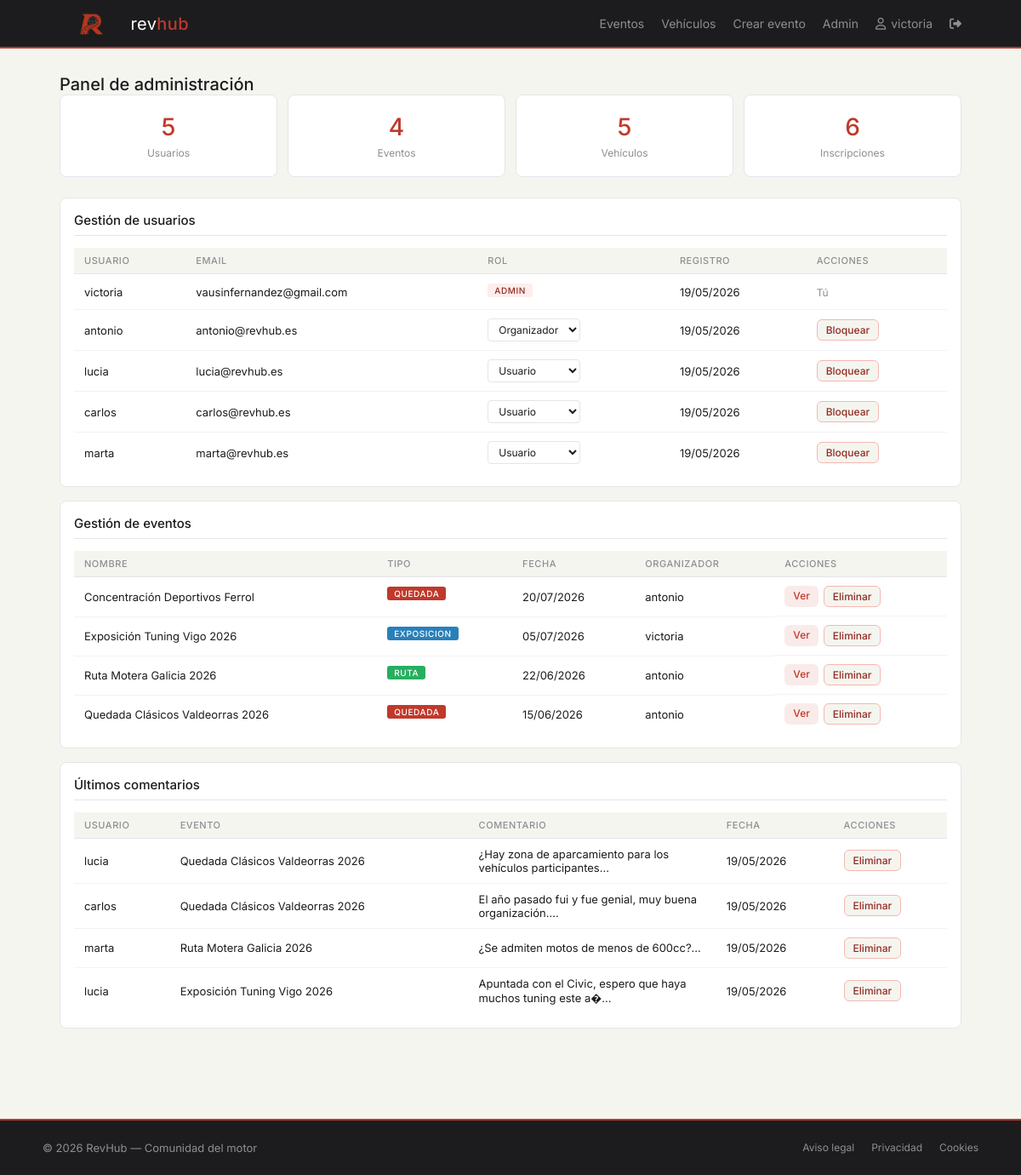
The page /admin.php (signed in) on the database its author committed.
### tables this page shows
CREATE TABLE usuarios (
  id_usuario     INT AUTO_INCREMENT PRIMARY KEY,
  nombre         VARCHAR(100)  NOT NULL,
  apellidos      VARCHAR(150)  NOT NULL,
  username       VARCHAR(50)   NOT NULL UNIQUE,
  email          VARCHAR(150)  NOT NULL UNIQUE,
  contrasena     VARCHAR(255)  NOT NULL,
  foto_perfil    VARCHAR(255),
  descripcion    TEXT,
  rol            ENUM('usuario', 'organizador', 'admin', 'bloqueado') NOT NULL DEFAULT 'usuario',
  fecha_registro DATETIME NOT NULL DEFAULT CURRENT_TIMESTAMP
);

CREATE TABLE eventos (
  id_evento         INT AUTO_INCREMENT PRIMARY KEY,
  id_usuario        INT          NOT NULL,
  nombre            VARCHAR(200) NOT NULL,
  descripcion       TEXT,
  fecha             DATE         NOT NULL,
  hora              TIME         NOT NULL,
  ubicacion         VARCHAR(255) NOT NULL,
  max_participantes INT          NOT NULL DEFAULT 50,
  tipo_evento       VARCHAR(50)  NOT NULL,
  tipos_admitidos   VARCHAR(255),
  marcas_admitidas VARCHAR(500),
  cartel            VARCHAR(255),
  fecha_creacion    DATETIME NOT NULL DEFAULT CURRENT_TIMESTAMP,
  FOREIGN KEY (id_usuario) REFERENCES usuarios(id_usuario)
);

CREATE TABLE comentarios (
  id_comentario INT AUTO_INCREMENT PRIMARY KEY,
  id_usuario    INT      NOT NULL,
  id_evento     INT      NOT NULL,
  texto         TEXT     NOT NULL,
  fecha         DATETIME NOT NULL DEFAULT CURRENT_TIMESTAMP,
  FOREIGN KEY (id_usuario) REFERENCES usuarios(id_usuario),
  FOREIGN KEY (id_evento)  REFERENCES eventos(id_evento)
);

### admin.php (the view, shortened to what this page needs)
<?php
include 'includes/cabecera.php';
include 'php/conexion.php';
$num_usuarios  = mysqli_fetch_assoc(mysqli_query($conexion, "SELECT COUNT(*) as t FROM usuarios"))['t'];
$num_eventos   = mysqli_fetch_assoc(mysqli_query($conexion, "SELECT COUNT(*) as t FROM eventos"))['t'];
$num_vehiculos = mysqli_fetch_assoc(mysqli_query($conexion, "SELECT COUNT(*) as t FROM vehiculos"))['t'];
$num_inscrip   = mysqli_fetch_assoc(mysqli_query($conexion, "SELECT COUNT(*) as t FROM inscripciones"))['t'];
$usuarios    = mysqli_query($conexion, "SELECT * FROM usuarios ORDER BY fecha_registro DESC");
$eventos     = mysqli_query($conexion,
    "SELECT e.*, u.username FROM eventos e
     JOIN usuarios u ON e.id_usuario = u.id_usuario
     ORDER BY e.fecha DESC"
);
$comentarios = mysqli_query($conexion,
    "SELECT c.*, u.username, e.nombre AS nombre_evento
     FROM comentarios c
     JOIN usuarios u ON c.id_usuario = u.id_usuario
     JOIN eventos e ON c.id_evento = e.id_evento
     ORDER BY c.fecha DESC LIMIT 10"
);
?>
<main>
    <div class="contenedor">
        <h2 class="pagina-titulo">Panel de administración</h2>
        <div class="admin-stats">
            <div class="stat-card">
                <span><?= $num_usuarios ?></span>
                <small>Usuarios</small>
            </div>
            <div class="stat-card">
                <span><?= $num_eventos ?></span>
                <small>Eventos</small>
            </div>
            <div class="stat-card">
                <span><?= $num_vehiculos ?></span>
                <small>Vehículos</small>
            </div>
            <div class="stat-card">
                <span><?= $num_inscrip ?></span>
                <small>Inscripciones</small>
            </div>
        </div>
        <div class="sidebar-card">
            <h3>Gestión de usuarios</h3>
            <div class="tabla-scroll">
                <table class="tabla-admin">
                    <thead>
                        <tr>
                            <th>Usuario</th>
                            <th>Email</th>
                            <th>Rol</th>
                            <th>Registro</th>
                            <th>Acciones</th>
                        </tr>
                    </thead>
                    <tbody>
                        <?php while ($u = mysqli_fetch_assoc($usuarios)): ?>
                        <tr class="<?= $u['rol'] === 'bloqueado' ? 'fila-bloqueado' : '' ?>">
                            <td><?= htmlspecialchars($u['username']) ?></td>
                            <td><?= htmlspecialchars($u['email']) ?></td>
                            <td>
                                <?php if ($u['rol'] === 'bloqueado'): ?>
                                    <span class="estado-bloqueado">Bloqueado</span>
                                <?php elseif ($u['id_usuario'] == $_SESSION['usuario']): ?>
                                    <span class="badge-rol badge-<?= $u['rol'] ?>"><?= $u['rol'] ?></span>
                                <?php else: ?>
                                    <form method="POST" action="" class="form-rol">
                                        <select name="rol" onchange="this.form.submit()" class="select-rol">
                                            <option value="usuario"     <?= $u['rol'] === 'usuario'     ? 'selected' : '' ?>>Usuario</option>
                                            <option value="organizador" <?= $u['rol'] === 'organizador' ? 'selected' : '' ?>>Organizador</option>
                                        </select>
                                    </form>
                                <?php endif; ?>
                            </td>
                            <td><?= date('d/m/Y', strtotime($u['fecha_registro'])) ?></td>
                            <td>
                                <?php if ($u['id_usuario'] != $_SESSION['usuario']): ?>
                                    <?php if ($u['rol'] === 'bloqueado'): ?>
                                        <a href="/revhub/admin.php?desbloquear=<?= $u['id_usuario'] ?>"
                                           class="btn-accion btn-sm">
                                           Desbloquear
                                        </a>
                                    <?php else: ?>
                                        <a href="/revhub/admin.php?bloquear=<?= $u['id_usuario'] ?>"
                                           class="btn-peligro btn-sm"
                                           onclick="return confirm('¿Bloquear a <?= htmlspecialchars($u['username']) ?>?')">
                                           Bloquear
                                        </a>
                                    <?php endif; ?>
                                <?php else: ?>
                                    <span class="texto-gris">Tú</span>
                                <?php endif; ?>
                            </td>
                        </tr>
                        <?php endwhile; ?>
                    </tbody>
                </table>
            </div>
        </div>
        <div class="sidebar-card">
            <h3>Gestión de eventos</h3>
            <div class="tabla-scroll">
                <table class="tabla-admin">
                    <thead>
                        <tr>
                            <th>Nombre</th>
                            <th>Tipo</th>
                            <th>Fecha</th>
                            <th>Organizador</th>
                            <th>Acciones</th>
                        </tr>
                    </thead>
                    <tbody>
                        <?php while ($ev = mysqli_fetch_assoc($eventos)): ?>
                        <tr>
                            <td><?= htmlspecialchars($ev['nombre']) ?></td>
                            <td><span class="badge badge-<?= $ev['tipo_evento'] ?>"><?= $ev['tipo_evento'] ?></span></td>
                            <td><?= date('d/m/Y', strtotime($ev['fecha'])) ?></td>
                            <td><?= htmlspecialchars($ev['username']) ?></td>
                            <td class="acciones-td">
                                <a href="/revhub/evento.php?id=<?= $ev['id_evento'] ?>"
                                   class="btn-accion btn-sm">Ver</a>
                                <a href="/revhub/admin.php?eliminar_evento=<?= $ev['id_evento'] ?>"
                                   class="btn-peligro btn-sm"
                                   onclick="return confirm('¿Eliminar este evento?')">
                                   Eliminar
                                </a>
                            </td>
                        </tr>
                        <?php endwhile; ?>
                    </tbody>
                </table>
            </div>
        </div>
        <div class="sidebar-card">
            <h3>Últimos comentarios</h3>
            <div class="tabla-scroll">
                <table class="tabla-admin">
                    <thead>
                        <tr>
                            <th>Usuario</th>
                            <th>Evento</th>
                            <th>Comentario</th>
                            <th>Fecha</th>
                            <th>Acciones</th>
                        </tr>
                    </thead>
                    <tbody>
                        <?php while ($com = mysqli_fetch_assoc($comentarios)): ?>
                        <tr>
                            <td><?= htmlspecialchars($com['username']) ?></td>
                            <td><?= htmlspecialchars($com['nombre_evento']) ?></td>
                            <td class="td-texto"><?= htmlspecialchars(substr($com['texto'], 0, 60)) ?>...</td>
                            <td><?= date('d/m/Y', strtotime($com['fecha'])) ?></td>
                            <td>
                                <a href="/revhub/admin.php?eliminar_comentario=<?= $com['id_comentario'] ?>"
                                   class="btn-peligro btn-sm"
                                   onclick="return confirm('¿Eliminar este comentario?')">
                                   Eliminar
                                </a>
                            </td>
                        </tr>
                        <?php endwhile; ?>
                    </tbody>
                </table>
            </div>
        </div>
    </div>
</main>
<?php include 'includes/pie.php'; ?>

### css/style.css (style rules this page uses)
* { margin: 0; padding: 0; box-sizing: border-box; }
body { font-family: 'Inter', Arial, sans-serif; font-size: 14px; background: #F5F5F0; color: #1C1C1E; min-height: 100vh; display: flex; flex-direction: column; }
a { text-decoration: none; color: inherit; }
main { flex: 1; }
.btn-accion { display: inline-block; background: #F9EBEA; color: #C0392B; padding: 8px 18px; border-radius: 6px; font-size: 13px; font-family: 'Inter', Arial, sans-serif; font-weight: 500; border: none; cursor: pointer; }
.btn-peligro { display: inline-block; background: #F5F5F0; color: #922B21; padding: 8px 18px; border-radius: 6px; font-size: 13px; font-family: 'Inter', Arial, sans-serif; font-weight: 500; border: 1px solid #F5B7B1; cursor: pointer; }
.contenedor { max-width: 1100px; margin: 0 auto; padding: 30px 20px; }
.badge { display: inline-block; font-size: 10px; font-weight: 500; padding: 2px 8px; border-radius: 3px; margin-bottom: 8px; text-transform: uppercase; letter-spacing: 0.06em; }
.badge-quedada { background: #C0392B; color: #fff; }
.badge-ruta { background: #27AE60; color: #fff; }
.badge-exposicion { background: #2980B9; color: #fff; }
.sidebar-card { background: #fff; border: 1px solid #E5E5EA; border-radius: 8px; padding: 16px; margin-bottom: 16px; }
.pagina-titulo { font-size: 20px; font-weight: 500; margin-bottom: 0; }
.badge-rol { font-size: 10px; font-weight: 500; padding: 2px 8px; border-radius: 3px; text-transform: uppercase; letter-spacing: 0.06em; display: inline-block; margin-bottom: 4px; }
.badge-admin { background: #FDEDEC; color: #922B21; }
.admin-stats { display: grid; grid-template-columns: repeat(4, 1fr); gap: 12px; margin-bottom: 24px; }
.stat-card { background: #fff; border: 1px solid #E5E5EA; border-radius: 8px; padding: 20px; text-align: center; }
.stat-card span { display: block; font-size: 28px; font-weight: 500; color: #C0392B; margin-bottom: 4px; }
.stat-card small { font-size: 12px; color: #8E8E93; }
.tabla-scroll { overflow-x: auto; }
.tabla-admin { width: 100%; border-collapse: collapse; font-size: 13px; }
.tabla-admin th { text-align: left; padding: 8px 12px; background: #F5F5F0; font-size: 11px; font-weight: 500; color: #8E8E93; text-transform: uppercase; letter-spacing: 0.05em; border-bottom: 1px solid #E5E5EA; }
.tabla-admin td { padding: 10px 12px; border-bottom: 1px solid #F2F2F7; color: #1C1C1E; vertical-align: middle; }
.tabla-admin tr:last-child td { border-bottom: none; }
.btn-sm { padding: 4px 10px; font-size: 12px; }
.acciones-td { display: flex; gap: 6px; }
.td-texto { max-width: 200px; color: #636366; }
.form-rol { display: inline; }
.select-rol { padding: 4px 8px; border: 1px solid #E5E5EA; border-radius: 4px; font-size: 12px; font-family: 'Inter', Arial, sans-serif; color: #1C1C1E; background: #fff; cursor: pointer; }
.texto-gris { font-size: 12px; color: #8E8E93; }
.sidebar-card h3 { font-size: 15px; font-weight: 500; margin-bottom: 14px; padding-bottom: 8px; border-bottom: 1px solid #E5E5EA; }

### rows shown on the page
usuarios: username "victoria", email "vausinfernandez@gmail.com", rol "ADMIN", fecha_registro "19/05/2026", shows "Tú"
usuarios: username "antonio", email "antonio@revhub.es", rol "Organizador", fecha_registro "19/05/2026"
usuarios: username "lucia", email "lucia@revhub.es", rol "Usuario", fecha_registro "19/05/2026"
usuarios: username "carlos", email "carlos@revhub.es", rol "Usuario", fecha_registro "19/05/2026"
usuarios: username "marta", email "marta@revhub.es", rol "Usuario", fecha_registro "19/05/2026"
eventos: nombre "Concentración Deportivos Ferrol", tipo_evento "QUEDADA", fecha "20/07/2026", id_usuario.username "antonio"
eventos: nombre "Exposición Tuning Vigo 2026", tipo_evento "EXPOSICION", fecha "05/07/2026", id_usuario.username "victoria"
eventos: nombre "Ruta Motera Galicia 2026", tipo_evento "RUTA", fecha "22/06/2026", id_usuario.username "antonio"
eventos: nombre "Quedada Clásicos Valdeorras 2026", tipo_evento "QUEDADA", fecha "15/06/2026", id_usuario.username "antonio"
comentarios: id_usuario.username "lucia", id_evento.nombre "Quedada Clásicos Valdeorras 2026", texto "¿Hay zona de aparcamiento para los vehículos participantes", fecha "19/05/2026"
comentarios: id_usuario.username "carlos", id_evento.nombre "Quedada Clásicos Valdeorras 2026", texto "El año pasado fui y fue genial, muy buena organización.", fecha "19/05/2026"
comentarios: id_usuario.username "marta", id_evento.nombre "Ruta Motera Galicia 2026", texto "¿Se admiten motos de menos de 600cc?", fecha "19/05/2026"
comentarios: id_usuario.username "lucia", id_evento.nombre "Exposición Tuning Vigo 2026", texto "Apuntada con el Civic, espero que haya muchos tuning este a�", fecha "19/05/2026"

### other values the page prints
$_SESSION['username'] "victoria"
$num_usuarios "5"
$num_eventos "4"
$num_vehiculos "5"
$num_inscrip "6"
